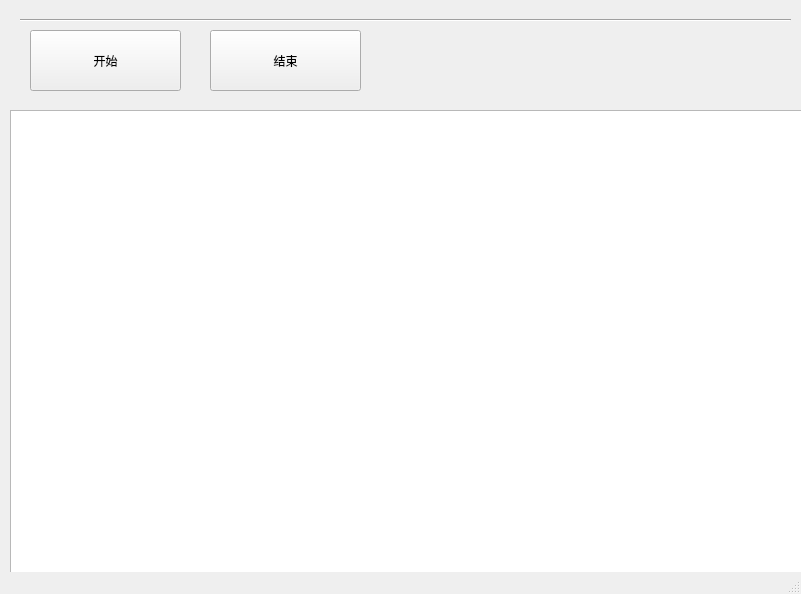
<?xml version="1.0" encoding="UTF-8"?>
<ui version="4.0">
 <class>MainWindow</class>
 <widget class="QMainWindow" name="MainWindow">
  <property name="geometry">
   <rect>
    <x>0</x>
    <y>0</y>
    <width>801</width>
    <height>594</height>
   </rect>
  </property>
  <property name="baseSize">
   <size>
    <width>600</width>
    <height>800</height>
   </size>
  </property>
  <property name="windowTitle">
   <string>主标题</string>
  </property>
  <property name="unifiedTitleAndToolBarOnMac">
   <bool>false</bool>
  </property>
  <widget class="QWidget" name="centralwidget">
   <widget class="QTextEdit" name="textEdit">
    <property name="geometry">
     <rect>
      <x>10</x>
      <y>110</y>
      <width>800</width>
      <height>600</height>
     </rect>
    </property>
    <property name="minimumSize">
     <size>
      <width>800</width>
      <height>600</height>
     </size>
    </property>
    <property name="maximumSize">
     <size>
      <width>800</width>
      <height>600</height>
     </size>
    </property>
    <property name="baseSize">
     <size>
      <width>800</width>
      <height>600</height>
     </size>
    </property>
   </widget>
   <widget class="QPushButton" name="pushButton">
    <property name="geometry">
     <rect>
      <x>30</x>
      <y>30</y>
      <width>151</width>
      <height>61</height>
     </rect>
    </property>
    <property name="text">
     <string>开始</string>
    </property>
   </widget>
   <widget class="QPushButton" name="pushButton_2">
    <property name="geometry">
     <rect>
      <x>210</x>
      <y>30</y>
      <width>151</width>
      <height>61</height>
     </rect>
    </property>
    <property name="text">
     <string>结束</string>
    </property>
   </widget>
   <widget class="Line" name="line">
    <property name="geometry">
     <rect>
      <x>20</x>
      <y>10</y>
      <width>771</width>
      <height>20</height>
     </rect>
    </property>
    <property name="orientation">
     <enum>Qt::Horizontal</enum>
    </property>
   </widget>
  </widget>
  <widget class="QMenuBar" name="menubar">
   <property name="geometry">
    <rect>
     <x>0</x>
     <y>0</y>
     <width>801</width>
     <height>21</height>
    </rect>
   </property>
  </widget>
  <widget class="QStatusBar" name="statusbar"/>
 </widget>
 <resources/>
 <connections/>
</ui>
